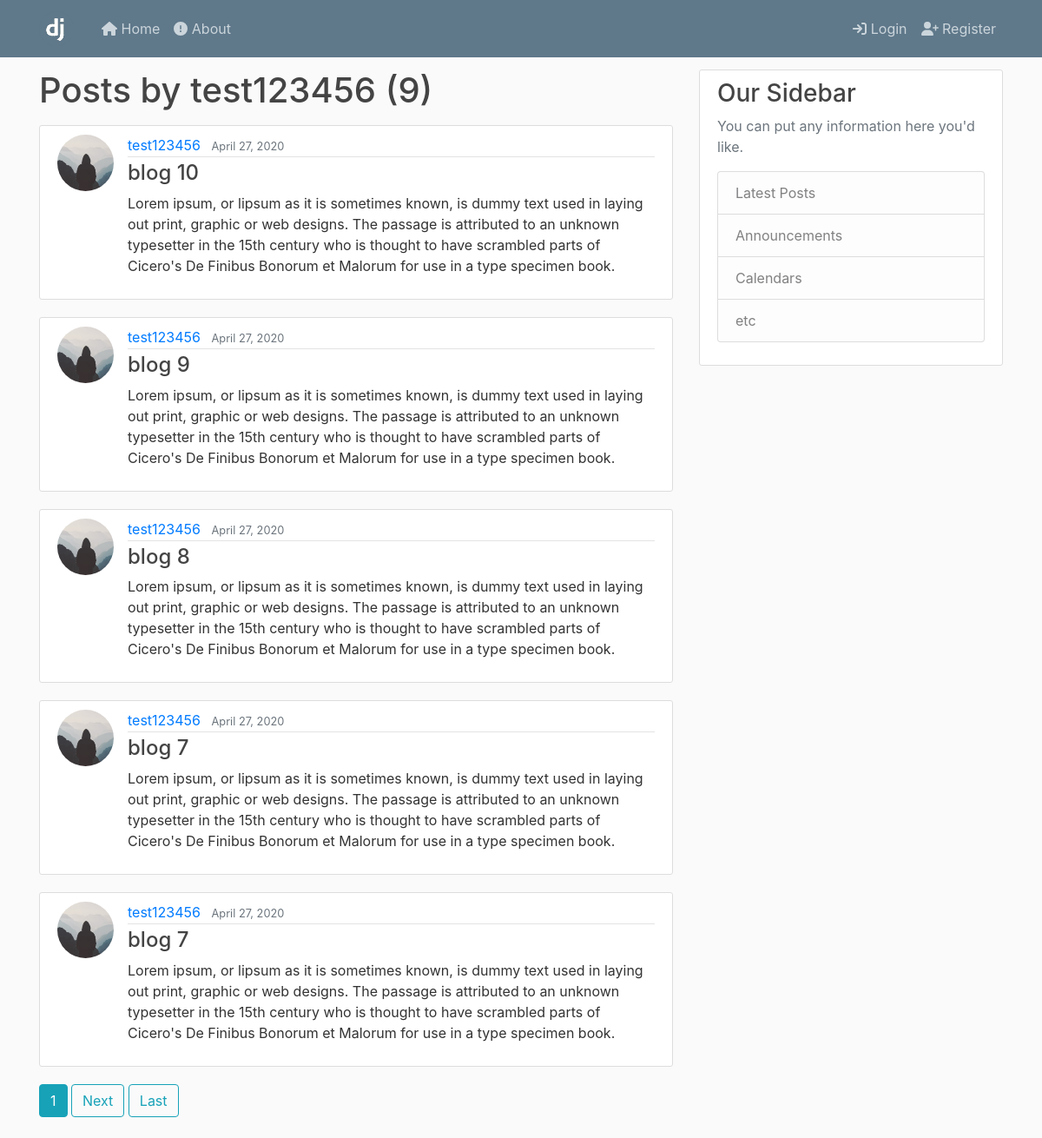
Page /user/test123456 on the committed database.
### blog/models.py (models this page shows, shortened)
class Post(models.Model):
    STATUS_CHOICES = (
        ('draft', 'Draft'),
        ('published', 'Published'),
    )
    title = models.CharField(max_length=100)
    content = models.TextField()
    date_posted = models.DateTimeField(default=timezone.now )
    author = models.ForeignKey(User,on_delete=models.CASCADE)
    slug = models.SlugField(max_length=250, unique_for_date='publish',default='')
    status = models.CharField(max_length=10, choices=STATUS_CHOICES, default='draft')

### users/models.py (models this page shows, shortened)
class Profile(models.Model):
    user = models.OneToOneField(User,on_delete=models.CASCADE)
    image = models.ImageField(default='default.jpg', upload_to='profile_pics')

### blog/views.py (the view)
# urls.py: path('user/<str:username>', UserPostListView.as_view(), name='user-posts'),
class UserPostListView(ListView):
    model = Post
    template_name = 'blog/user_posts.html'
    context_object_name = 'posts'
    paginate_by = 5
    def get_queryset(self):
        user = get_object_or_404(User,username=self.kwargs.get('username'))
        return Post.objects.filter(author=user).order_by('-date_posted')

### blog/templates/blog/user_posts.html (shortened to what this page needs)
{% extends "blog/base.html" %}
{% block content %}
    <h1 class="mb-3">Posts by {{ view.kwargs.username }} ({{ page_obj.paginator.count }}) </h1>
    {% for post in posts %}
    <article class="media content-section">
      <img class= "rounded-circle article-img" src="{{ post.author.profile.image.url }}">
        <div class="media-body">
          <div class="article-metadata">
            <a class="mr-2" href="{% url 'user-posts' post.author.username %}">{{ post.author }}</a>
            <small class="text-muted">{{ post.date_posted|date:"F d, Y"}}</small>
          </div>
          <h4><a class="article-title" href="{% url 'post-detail' post.id %}">{{ post.title }}</a></h4>
          <p class="article-content">{{ post.content }}</p>
        </div>
      </article>
    {% endfor %}
    {% if is_paginated %}
      {% for num in page_obj.paginator.page_range %}
        {% if page_obj.number == num %}
          <a class="btn btn-info mb-4" href="?page={{ num }}">{{ num }}</a>
        {% elif num > page_obj.number|add:'-3' and num < page_obj.number|add:'-3' %}
        <a class="btn btn-outline-info mb-4" href="?page={{ num }}">{{ num }}</a>
        {% endif%}
      {% endfor %}
      {% if page_obj.has_next %}
      <a class="btn btn-outline-info mb-4" href="?page={{ page_obj.next_page_number }}">Next</a>
      <a class="btn btn-outline-info mb-4" href="?page={{ page_obj.paginator.num_pages }}">Last</a>
    {% endif %}
    {% endif %}
{%endblock content %}

### blog/static/blog/main.css (style rules this page uses)
body { background: #fafafa; color: #333333; margin-top: 5rem; }
h1, h2, h3, h4, h5, h6 { color: #444444; }
.content-section { background: #ffffff; padding: 10px 20px; border: 1px solid #dddddd; border-radius: 3px; margin-bottom: 20px; }
.article-title { color: #444444; }
.article-content { white-space: pre-line; }
.article-img { height: 65px; width: 65px; margin-right: 16px; }
.article-metadata { padding-bottom: 1px; margin-bottom: 4px; border-bottom: 1px solid #e3e3e3 }

### rows in the picture
Post: author.profile.image (placeholder picture), author "test123456", date_posted "April 27, 2020", title "blog 10", content "Lorem ipsum, or lipsum as it is sometimes known, is dummy text used in laying out print, graphic or web designs. The passage is attributed to an unknown typesetter in the 15th century who is thought to have scrambled parts of Cicero's De Finibus Bonorum et Malorum for use in a type specimen book."
Post: author.profile.image (placeholder picture), author "test123456", date_posted "April 27, 2020", title "blog 9", content "Lorem ipsum, or lipsum as it is sometimes known, is dummy text used in laying out print, graphic or web designs. The passage is attributed to an unknown typesetter in the 15th century who is thought to have scrambled parts of Cicero's De Finibus Bonorum et Malorum for use in a type specimen book."
Post: author.profile.image (placeholder picture), author "test123456", date_posted "April 27, 2020", title "blog 8", content "Lorem ipsum, or lipsum as it is sometimes known, is dummy text used in laying out print, graphic or web designs. The passage is attributed to an unknown typesetter in the 15th century who is thought to have scrambled parts of Cicero's De Finibus Bonorum et Malorum for use in a type specimen book."
Post: author.profile.image (placeholder picture), author "test123456", date_posted "April 27, 2020", title "blog 7", content "Lorem ipsum, or lipsum as it is sometimes known, is dummy text used in laying out print, graphic or web designs. The passage is attributed to an unknown typesetter in the 15th century who is thought to have scrambled parts of Cicero's De Finibus Bonorum et Malorum for use in a type specimen book."
Post: author.profile.image (placeholder picture), author "test123456", date_posted "April 27, 2020", title "blog 7", content "Lorem ipsum, or lipsum as it is sometimes known, is dummy text used in laying out print, graphic or web designs. The passage is attributed to an unknown typesetter in the 15th century who is thought to have scrambled parts of Cicero's De Finibus Bonorum et Malorum for use in a type specimen book."

### other values in the picture
{{ view.kwargs.username }} "test123456"
{{ page_obj.paginator.count }} "9"
{{ num }} "1"
